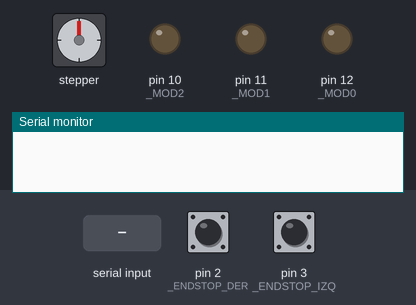
This sketch was run on a simulated Arduino Uno, built with avr-gcc and run on an emulated ATmega328P. Parts: stepper motor, output pins drawn as LEDs (lit = HIGH), the last lines printed to the serial monitor. Wiring (inferred from the names in the program): stepper motor driver (200 steps per turn assumed): step pin 9; direction pin 8; enable pin 13. The inputs (shaded band) are chosen by the test bench; at power-on: pin 2 (_ENDSTOP_DER) HIGH, pin 3 (_ENDSTOP_IZQ) HIGH. Pins used as bus, display or sensor lines are not drawn.

Above: at 1.2 s.
1.3 s: "90,45\n" received over Serial
At 1.45 s:
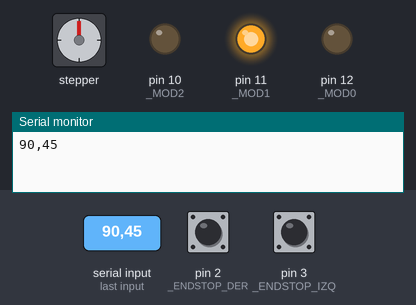
4.3 s: pin 2 (_ENDSTOP_DER) pulled LOW for 0.15 s
At 5.5 s:
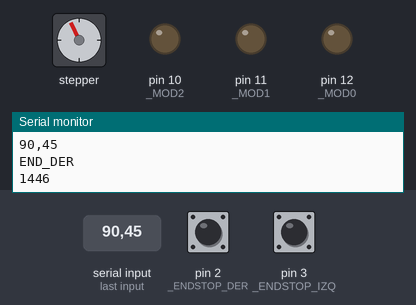
5.9 s: "N90\n" received over Serial
At 7.3 s:
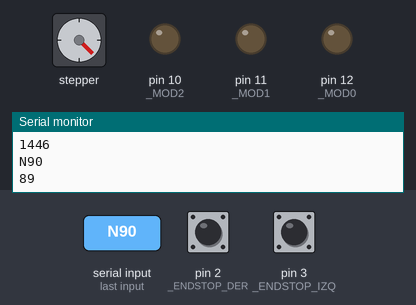
7.6 s: "N,45\n" received over Serial
At 8.9 s:
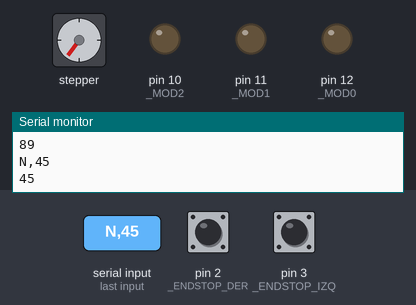
9.2 s: "U90\n" received over Serial
At 9.35 s:
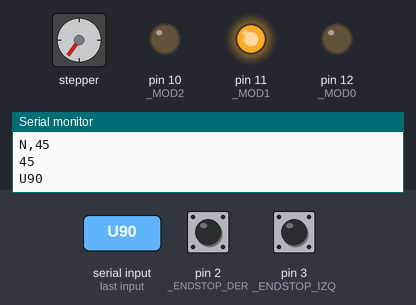
11.0 s: byte 10 ('\n') received over Serial
At 11.9 s:
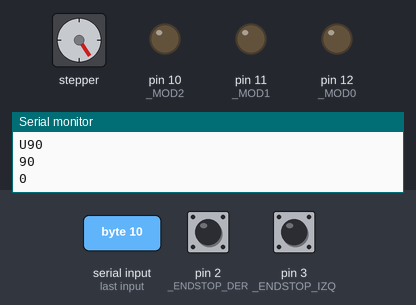
Timing chart, 0 to 13.6 s (numbered marks = the images above; inputs shaded):
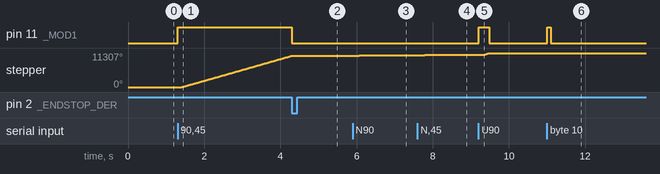

Measured:
- after the input at 1.3 s, pin 11 (_MOD1): LOW → HIGH at once; stepper: keeps turning clockwise at about 3600°/s, starting after 0.11 s
- after the input at 4.3 s, pin 11 (_MOD1): HIGH → LOW at once
- after the input at 5.9 s, stepper: turns 161° clockwise in 0.18 s, starting after 0.11 s
- after the input at 7.6 s, stepper: turns 81° clockwise, starting after 0.11 s
- after the input at 9.2 s, pin 11 (_MOD1): LOW → HIGH at once, → LOW 0.28 s later; stepper: turns 649° clockwise in 0.18 s, starting after 0.10 s

The sketch:

Driver_motor_Serial_Timer.ino
```cpp
/************************************/
/* Proyecto Medidas Electronicas II */
/* -------------------------------- */
/*   Control de motor paso a paso   */
/*      para stub "automatico"      */
/************************************/

#include <TimerOne.h>

/********************************/
//Pines del driver motor paso a paso DRV8825
#define _EN     13    //Enable: nivel bajo
#define _DIR    8     //Direccion: sentido de giro del motor
#define _STEP   9     //Step: entrada de pulsos (t_min=2useg y frec_max=250khz)
#define _MOD0   12    //Modo 0: microstep
#define _MOD1   11    //Modo 1: microstep
#define _MOD2   10    //Modo 2: microstep
#define _FAULT  5     //Fault: (salida del drv8825) seÃ±al logica bajo por sobretemperatura o sobrecorriente
/* |MODE2|MODE1|MODE0||
*  |  0  |  0  |  0  ||  Full Step
*  |  0  |  0  |  1  ||  1/2  Step
*  |  0  |  1  |  0  ||  1/4  Step
*  |  0  |  1  |  1  ||  8   uStep
*  |  1  |  0  |  0  ||  16  uStep
*  |  1  |  0  |  1  ||  32  uStep
*/

//Pines endstop
#define _ENDSTOP_DER 2   //Endstop 1
#define _ENDSTOP_IZQ 3   //Endstop 2

//Sentido de giro
#define DERECHA   1
#define IZQUIERDA 0
#define MOTOR_NORMAL    'N'
#define MOTOR_USTEP     'U'
#define MOTOR_FSTEP     'F'

#define MICROPASOS  1000  //Por debajo de este valor usa uStep

#define _MAX_COLA   5     //Maximo de instrucciones en cola, de sobrepasarlo se sobreescribira el siguiente en cola circular (osea el primero)

/********************************/
//Variables
char inputString[_MAX_COLA][10]={0};         // a string to hold incoming data
boolean stringComplete = false, izq_endstop = false, der_endstop = false, flag_10p=false, flag_delay=false;  // whether the string is complete
boolean first_step = true, start_motor = false, started_motor = false, periodo = false,  dir_motor = 1;
unsigned long pasos = 0, pasos_total = 0, actual_time = 0, time_delay = 0;
unsigned char vel_motor='U', indice=0, indice_string=0, indi_str_cola=0, pin=0;

/********************************/

void setup()
{
    //Seteo de entradas
    pinMode(_FAULT, INPUT);

    //Seteo de salidas
    pinMode(_EN, OUTPUT);
    pinMode(_DIR, OUTPUT);
    pinMode(_STEP, OUTPUT);
    pinMode(_MOD0, OUTPUT);
    pinMode(_MOD1, OUTPUT);
    pinMode(_MOD2, OUTPUT);
    digitalWrite(_EN, 1);

    //Seteo interrupciones externas
    pinMode(_ENDSTOP_DER, INPUT_PULLUP);
    pinMode(_ENDSTOP_IZQ, INPUT_PULLUP);
    attachInterrupt(digitalPinToInterrupt(_ENDSTOP_DER), fend_int, FALLING);   //LOW, RISING, FALLING
    attachInterrupt(digitalPinToInterrupt(_ENDSTOP_IZQ), fend_int, FALLING);   //LOW, RISING, FALLING

    //Seteo comunicacion serie
    Serial.begin(9600);               // initialize serial

    //Seteo Interrupcion Timer
    Timer1.initialize(1000);            // 10 microseg
    Timer1.attachInterrupt(timerIsr); // attach the service routine here
}

void loop()
{
    if(Serial.available())
        serial_evento();
    if(start_motor == false)
    {
        if(stringComplete)
        {
            read_serial_queue();                                              //lee cola de instrucciones y setea dir_motor, vel_motor y pasos
            start_motor = true;                                               //subo flag de arranque del motor
            if((digitalRead(_ENDSTOP_IZQ) == 0) && (dir_motor == IZQUIERDA))
            {
                Serial.println("END_IZQ");
                pasos = 0;
                start_motor = false;
            }
            if((digitalRead(_ENDSTOP_DER) == 0) && (dir_motor == DERECHA))
            {
                Serial.println("END_DER");
                pasos = 0;
                start_motor = false;
            }
        }
    }
    else
    {
        switch(vel_motor)
        {
            case 'N':
                fmotor_normal();
                break;
            case 'U':
                fmotor_ustep();
                break;
            case 'F':
                fmotor_fstep();
                break;
        }
    }
}

void fmotor_normal()
{
    if(first_step)
    {
        if(flag_delay)
        {
            actual_time = millis();
            if((actual_time - time_delay) > 100)
            {
                first_step = false;
                started_motor =true;
                flag_delay = false;
            }
        }
        else
        {
            digitalWrite(_DIR, dir_motor);
            digitalWrite(_EN, 0);
            Timer1.initialize(1000);
            time_delay = millis();
            flag_delay = true;
        }
    }
    else
    {
        if(pasos == 0)
        {
            if(flag_delay)
            {
                actual_time = millis();
                if((actual_time - time_delay) > 100)
                {
                    start_motor = false;
                    first_step = true;
                    digitalWrite(_EN, 1);
                    flag_delay = false;
                }
            }
            else
            {
                started_motor = false;
                digitalWrite(_STEP, 0);
                if(digitalRead(_ENDSTOP_IZQ))
                    izq_endstop = false;
                if(digitalRead(_ENDSTOP_DER))
                    der_endstop = false;
                Serial.println(pasos_total);
                pasos_total=0;

                time_delay = millis();
                flag_delay = true;
            }
        }
    }
}

void fmotor_ustep()
{
    if(first_step)
    {
        if(flag_delay)
        {
            actual_time = millis();
            if((actual_time - time_delay) > 100)
            {
                pasos = pasos*4 + 1;
                first_step = false;
                started_motor =true;
                flag_delay = false;
            }
        }
        else
        {
            digitalWrite(_DIR, dir_motor);
            digitalWrite(_EN, 0);
            digitalWrite(_MOD1, 1);
            Timer1.initialize(250);

            time_delay = millis();
            flag_delay = true;
        }
    }
    else
    {
        if(pasos == 0)
        {
            if(flag_delay)
            {
                actual_time = millis();
                if((actual_time - time_delay) > 100)
                {
                    start_motor = false;
                    first_step = true;
                    digitalWrite(_EN, 1);
                    flag_delay = false;
                }
            }
            else
            {
                started_motor = false;
                digitalWrite(_STEP, 0);
                digitalWrite(_MOD1, 0);
                if(digitalRead(_ENDSTOP_IZQ))
                    izq_endstop = false;
                if(digitalRead(_ENDSTOP_DER))
                    der_endstop = false;
                Serial.println(pasos_total/4);
                pasos_total=0;

                time_delay = millis();
                flag_delay = true;
            }
        }
    }
}

void fmotor_fstep()
{
    if(first_step)
    {
        if(flag_delay)
        {
            actual_time = millis();
            if((actual_time - time_delay) > 100)
            {
                pasos = pasos*8 + 1;
                first_step = false;
                started_motor =true;
                flag_delay = false;
            }
        }
        else
        {
            digitalWrite(_DIR, dir_motor);
            digitalWrite(_EN, 0);
            digitalWrite(_MOD1, 1);
            digitalWrite(_MOD0, 1);
            Timer1.initialize(250);

            time_delay = millis();
            flag_delay = true;
        }
    }
    else
    {
        if(pasos == 0)
        {
            if(flag_delay)
            {
                actual_time = millis();
                if((actual_time - time_delay) > 100)
                {
                    start_motor = false;
                    first_step = true;
                    digitalWrite(_EN, 1);
                    flag_delay = false;
                }
            }
            else
            {
                started_motor = false;
                digitalWrite(_STEP, 0);
                digitalWrite(_MOD1, 0);
                digitalWrite(_MOD0, 0);
                if(digitalRead(_ENDSTOP_IZQ))
                    izq_endstop = false;
                if(digitalRead(_ENDSTOP_DER))
                    der_endstop = false;
                Serial.println(pasos_total/8);
                pasos_total=0;

                time_delay = millis();
                flag_delay = true;
            }
        }
    }
}

void timerIsr()
{
    if(started_motor == true)
    {
        if(pin)
        {
          pin=0;
          digitalWrite(_STEP, 0);
          if(pasos > 0)
              pasos--;
        }
        else
        {
            if(pasos)
            {
                pin=1;
                digitalWrite(_STEP, 1);
                pasos_total++;
            }
        }
    }
}

void serial_evento()
{
    char inChar = (char)Serial.read();  //lectura caracter
    inputString[indice_string][indice] = inChar;
    indice++;
    if(inChar == '\n')
    {
        indice = 0;
        if(strncmp(inputString[indice_string],"STOP",4) == 0)
        {
            pasos = 0;
            Serial.println("STOP");
            indice_string = 0;
            indi_str_cola = 0;
            stringComplete = false;
        }
        else
        {
            if(strncmp(inputString[indice_string],"STATUS",6) == 0)
            {
                if(digitalRead(_ENDSTOP_DER) == 0)
                    Serial.println("END_DER");
                else
                {
                    if(digitalRead(_ENDSTOP_IZQ) == 0)
                        Serial.println("END_IZQ");
                    else
                        Serial.println(pasos_total);
                }
            }
            else
            {
                stringComplete = true;
                if(indice_string < (_MAX_COLA - 1))
                    indice_string++;
                else
                    indice_string = 0;
            }
        }
    }
}

void read_serial_queue()
{
    char  caracter;
    boolean lectura = true;
    int indi = 0;

    pasos = 0;
    while(lectura)
    {
        caracter = inputString[indi_str_cola][indi];
        switch(caracter)
        {
          case 'D':
              if(dir_motor == IZQUIERDA)
                  flag_10p = true;
              dir_motor = DERECHA;          //Direccion seteado de pc sentido derecho
              break;
          case 'I':
              if(dir_motor == DERECHA)
                  flag_10p = true;
              dir_motor = IZQUIERDA;        //Direccion seteado de pc sentido izquierdo
              break;
          case 'N':
              vel_motor = MOTOR_NORMAL;
              break;
          case 'U':
              vel_motor = MOTOR_USTEP;
              break;
          case 'F':
              vel_motor = MOTOR_FSTEP;
              break;
          default:
              if(('0' <= caracter) && (caracter <= '9'))        //Si el caracter es un numero
                  pasos = pasos * 10 + (caracter-'0');  //Ascci-to-num y multiplico por decena, centena...
        }
        indi++;
        if(caracter == '\n')
        {
            lectura = false;
            if(flag_10p)
            {
                flag_10p = false;
                pasos += 10;
            }
            Serial.write(inputString[indi_str_cola], indi);
            if(indi_str_cola < (_MAX_COLA - 1))
                indi_str_cola++;
            else
                indi_str_cola = 0;
            if(indi_str_cola == indice_string)
                stringComplete = false;
        }
    }
}

void fend_int()
{
    if(digitalRead(_ENDSTOP_IZQ) == 0)
    {
        if(dir_motor == IZQUIERDA)
        {
            if(izq_endstop == false)
                Serial.println("END_IZQ");
            digitalWrite(_EN, 1);
            pasos = 0;
            izq_endstop = true;
        }
    }
    if(digitalRead(_ENDSTOP_DER) == 0)
    {
        if(dir_motor == DERECHA)
        {
            if(der_endstop == false)
                Serial.println("END_DER");
            digitalWrite(_EN, 1);
            pasos = 0;
            der_endstop = true;
        }
    }
}
```
